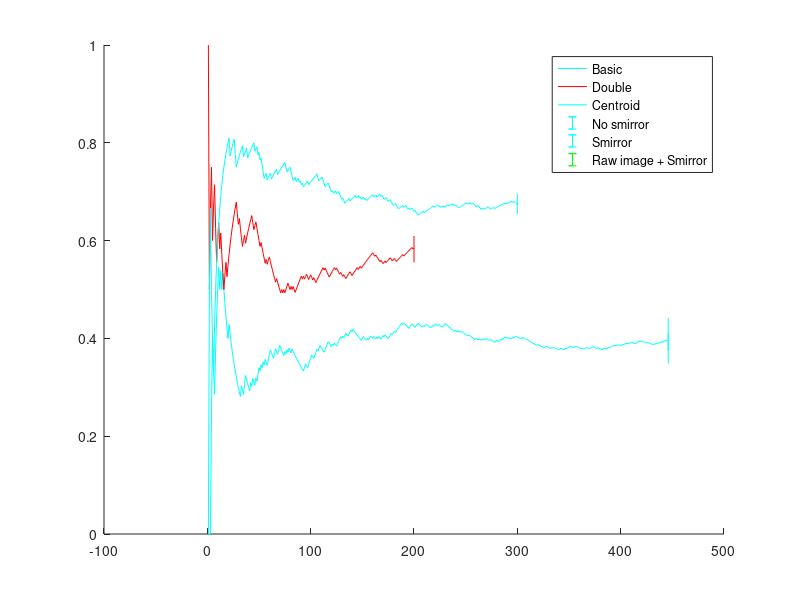

The MATLAB script that drew this image:
data_double = [];
data_policy = [
];
data_centroid = [
1
0
1
1
0
1
1
0
0
1
1
0
1
0
0
0
1
1
0
1
1
1
1
1
1
1
1
1
0
0
1
0
0
0
1
1
0
1
1
1
1
1
1
0
0
1
1
0
0
0
0

1
0
0
0
0
1
0
1
1
0
0
0
0
0
0
1
0
0
0
0
1
0
1
0
1
1
1
0
0
1
0
1
0
0
1
1
1
1
1
1
0
1
0
1
1
0
0
1
1
0
0
1
0
0
1
1
1
1
1
1
1
0
1
0
0
0
0
1
1
1
1
1
0
1
0
0
0
1
0
0
1
0
0
1
1
1
1
0
0
1
1
1
1

1
0
1
1
0
1
1
1
1
1
1
1
1
1
1
1
0
0
1
0
0
0
0
1
0
0
1
1
0
1
1
1
1
0
0
1
1
0
0

1
1
1
1
1
1
0
1
1
1
1
1
1
1
1
0
1


];

data_policy_no_smirror = [

];

data_basic = [ 



0
0
0
1
1
0
0
1
1
1
1
0
1
0
1


0
0
0
0
0
1
0
0
0
0
0
0
0
0
0
0
0
1
0
0
1
1
0
0
0
0
1
0
1
0
0
1
0
1
1
0
1
0
1
0
1
0
0
1
1
1
0
0
0
1
1
0
0
1
1
0
0
0
0
1
0
1
0
1
0
0
1
0
0
0
0
0
0
0
0
0
0
0
1


1.0
0.0
0.0
1.0
1.0
1.0
1.0
0.0
0.0
1.0
1.0
1.0
0.0
1.0
1.0
0.0
0.0
0.0
0.0
1.0
1.0
1.0
1.0
0.0
0.0
0.0
1.0
0.0
1.0
0.0
0.0
1.0
1.0
1.0
1.0
0.0
1.0
0.0
1.0
1.0
0.0
0.0
1.0
1.0
1.0
0.0
1.0
0.0
0.0
0.0
0.0
0.0
0.0
0.0
0.0
1.0
1.0
0.0
0.0
0.0
1.0
0.0
1.0
1.0
0.0
0.0
1.0
0.0
0.0
1.0
0.0
1.0
0.0
0.0
1.0
1.0
0.0
1.0
0.0
0.0
0.0
1.0
1.0
1.0
0.0
1.0
1.0
0.0
1.0
1.0
1.0
1.0
1.0
1.0
0.0
1.0
0.0
0.0
0.0
0.0
0.0
1.0
1.0
1.0
0.0
0.0
0.0
1.0
1.0
1.0
0.0
0.0
0.0
0.0
1.0
0.0
1.0
1.0
0.0
0.0
0.0
0.0
1.0
1.0
0.0
1.0
1.0
0.0
0.0
1.0
0.0


0
0
1
1
1
0
0
0
0
0
0
0
0
0
1
0
0
1
0
0
1
0
0
0
0
0
0
1
0
0
0
0
0
0
1
0
0
1
0
0
1
0
1
0
1
0
0
0
1
0
0
0
0
1
1
0
0
1
1
0
1
1
1
0
0
1
0
0
1
0
1
0
1
1
0
0
0
0
1
0
1
0
0
0
0
0
0
0
0
0
0
0
0
0
1
0
0
0
0
0
0
1
1
0
0
0
0
1
0
1
0
0
0
0
0
1
1
0
0
0
1
1
0
1
1
1
0
0
0
1
0
1
0
0
0
0
0
1
0
0
1
1
0
0
0
1
1
1
0
0
0
0
1
0
0
0
0
1
1
0
0
1
1
0
1
1
1
0
1
0
1
0
1
0
0
1
1
0
1
1
0
1
0
1
0
1
0
0
0
1
1
1
1
0
1
0
0
0
0
0
1
0
0
0
0
0
1
0
1
0
1
1
1
0
1
0
1
1
1
0
0


];

data_raw_image = [
]; 

data_smirror = [
0
1
1
0
0
0
1
1
1
1
1
1
1
1


1
1
1
1
1
1
1
0
1
1
1
1
0
0

1
1
1
1
1
1
0
1
1
1
0
1

1
1
1
1
1
0
1
1
0
1
0
1
0
0
0

1
1
0
1
1
1
0
1
1
1
1
1


0
1
1
1
1
1
1
1
0
0
1
1
1
0
0
0
1
1
0
1
1
0
1
0
1
0
1
1
1
1
0
1
1
1
1
1
1
1
1
0
0
1
1
1
0
0
0
1
1
1
0
0
0
1
0
1
1
0
1
1
0
0
0
1
0
0
1
1
1
1
0
1
1
1
1
1
0
1
1
0
1
0
1
1
0
1
0
1
1
1
1
1
1
0
1
1
0
1
1
1
0
1
0
0
1
1
0
0
1
1
0
0
0
1
1
0
0
0
1
1
1
1
0
1
1
0
0
1
0
1
1
0
0
1
0
0
0
1
1
1
1
1
0
1
1
1
1
1
1
1
1
1
0
1
1
1
0
1
0
1
1
0
1
1
1
1
0
1
1
1
0
1
0
1
0
0
1
1
1
1
1
1
1
1
0
1
1
0
1
1
0
0
0
1
1
0
0
0
1
1
0
1
1
1
1
0
0
1
1
1
0
1
1
1
1
1
1
1
1
1
1
0
1
1
1
1
1
0
1
1
0
0
1





];

% data_basic = data_basic(1:66);
success_basic = cumsum(data_basic);
success_centroid = cumsum(data_centroid);
success_double = cumsum(data_double);
success_policy = cumsum(data_policy);
success_smirror = cumsum(data_smirror);
success_policy_no_smirror = cumsum(data_policy_no_smirror);
success_raw_image = cumsum(data_raw_image);

figure;hold on;

plot(success_basic'./(1:length(data_basic)), 'c');
plot(success_double'./(1:length(data_double)), 'g');
plot(success_centroid'./(1:length(data_centroid)), 'r');
plot(success_policy_no_smirror'./(1:length(data_policy_no_smirror)), 'k');
plot(success_policy'./(1:length(data_policy)), 'b');
plot(success_smirror'./(1:length(data_smirror)), 'c');
plot(success_raw_image'./(1:length(data_raw_image)), 'm');

% 95% invertal of confidence
[phat,pci] = binofit(sum(data_basic),length(data_basic));
pci2(1) = phat - sqrt(phat*(1-phat)/length(data_basic))*normcdf(1-0.05/2);
pci2(2) = phat + sqrt(phat*(1-phat)/length(data_basic))*normcdf(1-0.95/2);
errorbar(length(data_basic),phat,phat-pci(1),pci(2)-phat, 'c');
errorbar(length(data_basic),phat,phat-pci2(1),pci2(2)-phat, 'c');
[phat,pci] = binofit(sum(data_double),length(data_double));
pci2(1) = phat - sqrt(phat*(1-phat)/length(data_double))*normcdf(1-0.05/2);
pci2(2) = phat + sqrt(phat*(1-phat)/length(data_double))*normcdf(1-0.95/2);
%errorbar(length(data_double),phat,phat-pci(1),pci(2)-phat, 'g');
errorbar(length(data_double),phat,phat-pci2(1),pci2(2)-phat, 'g');
[phat,pci] = binofit(sum(data_centroid),length(data_centroid));
pci2(1) = phat - sqrt(phat*(1-phat)/length(data_centroid))*normcdf(1-0.05/2);
pci2(2) = phat + sqrt(phat*(1-phat)/length(data_centroid))*normcdf(1-0.95/2);
%errorbar(length(data_centroid),phat,phat-pci(1),pci(2)-phat, 'r');
errorbar(length(data_centroid),phat,phat-pci2(1),pci2(2)-phat, 'r');
[phat,pci] = binofit(sum(data_policy_no_smirror),length(data_policy_no_smirror));
pci2(1) = phat - sqrt(phat*(1-phat)/length(data_policy_no_smirror))*normcdf(1-0.05/2);
pci2(2) = phat + sqrt(phat*(1-phat)/length(data_policy_no_smirror))*normcdf(1-0.95/2);
%errorbar(length(data_policy_no_smirror),phat,phat-pci(1),pci(2)-phat)
errorbar(length(data_policy_no_smirror),phat,phat-pci2(1),pci2(2)-phat, 'k')
[phat,pci] = binofit(sum(data_policy),length(data_policy));
pci2(1) = phat - sqrt(phat*(1-phat)/length(data_policy))*normcdf(1-0.05/2);
pci2(2) = phat + sqrt(phat*(1-phat)/length(data_policy))*normcdf(1-0.95/2);
%errorbar(length(data_policy),phat,phat-pci(1),pci(2)-phat, 'b')
errorbar(length(data_policy),phat,phat-pci2(1),pci2(2)-phat, 'b')
[phat,pci] = binofit(sum(data_raw_image),length(data_raw_image));
pci2(1) = phat - sqrt(phat*(1-phat)/length(data_raw_image))*normcdf(1-0.05/2);
pci2(2) = phat + sqrt(phat*(1-phat)/length(data_raw_image))*normcdf(1-0.95/2);
% errorbar(length(data_raw_image),phat,phat-pci(1),pci(2)-phat, 'm')
errorbar(length(data_raw_image),phat,phat-pci2(1),pci2(2)-phat, 'm')
[phat,pci] = binofit(sum(data_smirror),length(data_smirror));
pci2(1) = phat - sqrt(phat*(1-phat)/length(data_smirror))*normcdf(1-0.05/2);
pci2(2) = phat + sqrt(phat*(1-phat)/length(data_smirror))*normcdf(1-0.95/2);
% errorbar(length(data_smirror),phat,phat-pci(1),pci(2)-phat, 'c')
errorbar(length(data_smirror),phat,phat-pci2(1),pci2(2)-phat, 'c')

legend('Basic', 'Double','Centroid','No smirror', 'Smirror','Raw image + Smirror')
